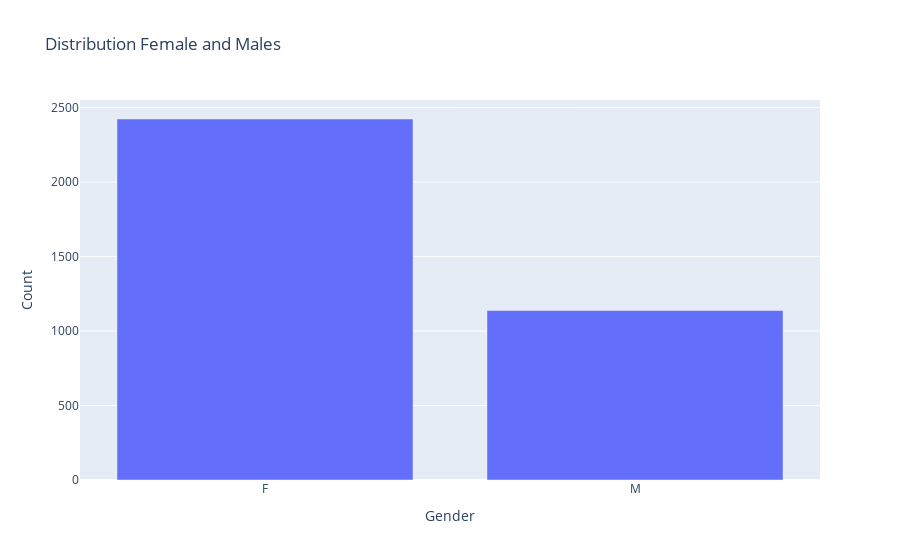

Source (notebook cell):
### Code cell
sex_counts=df['sex'].value_counts().to_dict()
fig = go.Figure(data=[go.Bar(x=list(sex_counts.keys()), y=list(sex_counts.values()))])
fig.update_layout(title='Distribution Female and Males ',
                  xaxis_title='Gender',
                  yaxis_title='Count')
fig.show()

### Figure 1 — Plotly figure (JSON) as saved in the notebook; plotly's stock layout.template omitted (floating-point values rounded to 4 significant figures)
{"data": [{"type": "bar", "x": ["F", "M"], "y": [2424, 1138]}], "layout": {"autosize": true, "title": {"text": "Distribution Female and Males "}, "xaxis": {"autorange": true, "range": [-0.5, 1.5], "title": {"text": "Gender"}, "type": "category"}, "yaxis": {"autorange": true, "range": [0, 2552.0], "title": {"text": "Count"}, "type": "linear"}}}
